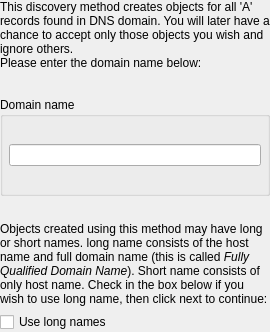
     <widget class="QWidget" name="WizardPage2" >
      <layout class="QVBoxLayout" >
       <property name="spacing" >
        <number>6</number>
       </property>
       <property name="leftMargin" >
        <number>0</number>
       </property>
       <property name="topMargin" >
        <number>0</number>
       </property>
       <property name="rightMargin" >
        <number>0</number>
       </property>
       <property name="bottomMargin" >
        <number>0</number>
       </property>
       <item>
        <widget class="QLabel" name="textLabel2" >
         <property name="text" >
          <string>This discovery method creates objects for all 'A' records found in DNS domain. You will later have a chance to accept only those objects you wish and ignore others.
Please enter the domain name below:</string>
         </property>
         <property name="alignment" >
          <set>Qt::AlignVCenter</set>
         </property>
         <property name="wordWrap" >
          <bool>true</bool>
         </property>
        </widget>
       </item>
       <item>
        <spacer>
         <property name="orientation" >
          <enum>Qt::Vertical</enum>
         </property>
         <property name="sizeType" >
          <enum>QSizePolicy::Expanding</enum>
         </property>
         <property name="sizeHint" >
          <size>
           <width>20</width>
           <height>21</height>
          </size>
         </property>
        </spacer>
       </item>
       <item>
        <widget class="QGroupBox" name="groupBox2" >
         <property name="title" >
          <string>Domain name</string>
         </property>
         <layout class="QVBoxLayout" >
          <property name="spacing" >
           <number>6</number>
          </property>
          <property name="leftMargin" >
           <number>6</number>
          </property>
          <property name="topMargin" >
           <number>6</number>
          </property>
          <property name="rightMargin" >
           <number>6</number>
          </property>
          <property name="bottomMargin" >
           <number>6</number>
          </property>
          <item>
           <spacer>
            <property name="orientation" >
             <enum>Qt::Vertical</enum>
            </property>
            <property name="sizeType" >
             <enum>QSizePolicy::Expanding</enum>
            </property>
            <property name="sizeHint" >
             <size>
              <width>20</width>
              <height>21</height>
             </size>
            </property>
           </spacer>
          </item>
          <item>
           <widget class="QLineEdit" name="domainname" />
          </item>
          <item>
           <spacer>
            <property name="orientation" >
             <enum>Qt::Vertical</enum>
            </property>
            <property name="sizeType" >
             <enum>QSizePolicy::Expanding</enum>
            </property>
            <property name="sizeHint" >
             <size>
              <width>20</width>
              <height>21</height>
             </size>
            </property>
           </spacer>
          </item>
         </layout>
        </widget>
       </item>
       <item>
        <spacer>
         <property name="orientation" >
          <enum>Qt::Vertical</enum>
         </property>
         <property name="sizeType" >
          <enum>QSizePolicy::Expanding</enum>
         </property>
         <property name="sizeHint" >
          <size>
           <width>20</width>
           <height>20</height>
          </size>
         </property>
        </spacer>
       </item>
       <item>
        <widget class="QLabel" name="textLabel3" >
         <property name="text" >
          <string>Objects created using this method may have long or short names. long name consists of the host name and full domain name (this is called &lt;i>Fully Qualified Domain Name&lt;/i>). Short name consists of only host name. Check in the box below if you wish to use long name, then click next to continue:</string>
         </property>
         <property name="alignment" >
          <set>Qt::AlignVCenter</set>
         </property>
         <property name="wordWrap" >
          <bool>true</bool>
         </property>
        </widget>
       </item>
       <item>
        <widget class="QCheckBox" name="uselongname" >
         <property name="text" >
          <string>Use long names</string>
         </property>
        </widget>
       </item>
      </layout>
     </widget>
